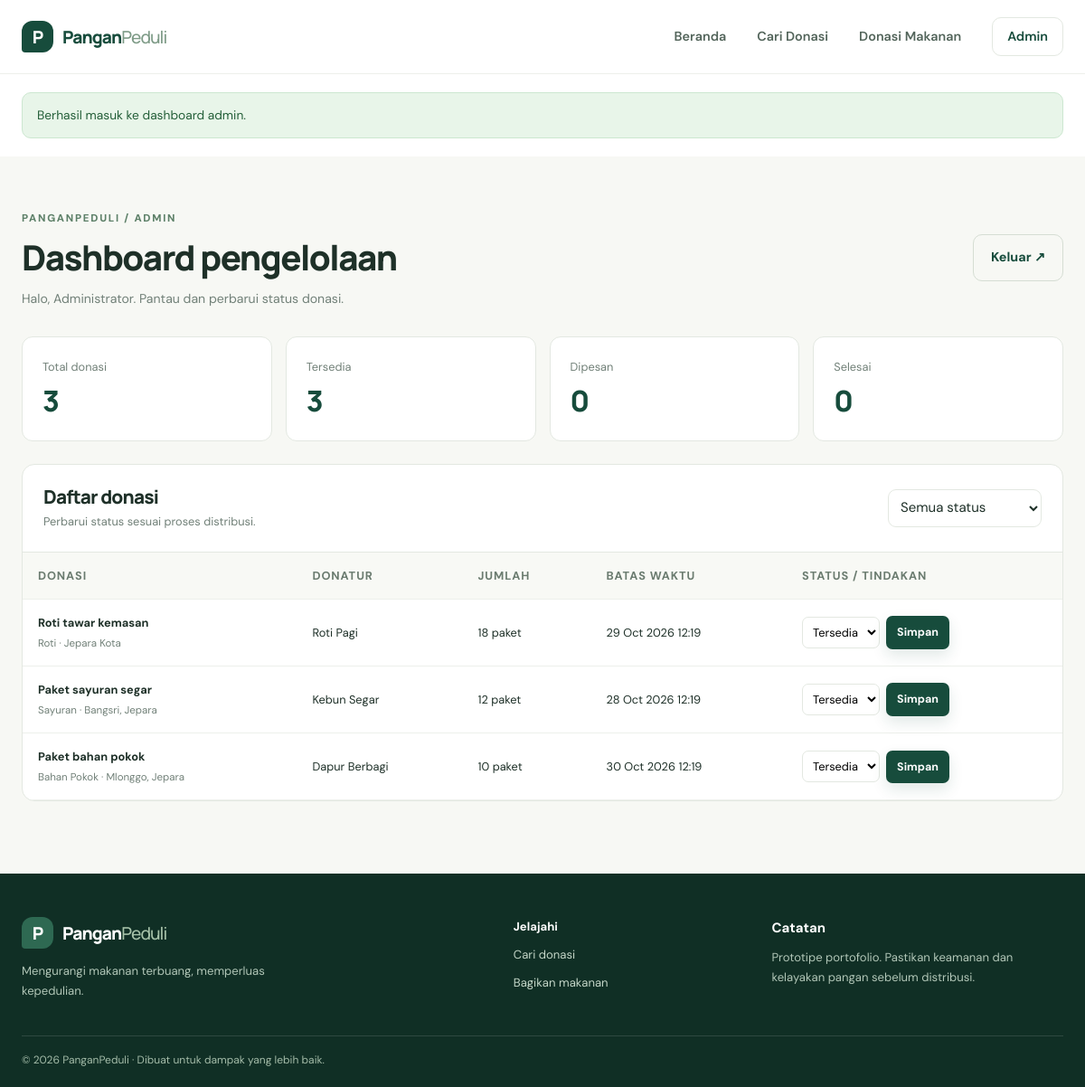
Page /admin/dashboard.php (signed in) on the committed database.
### tables this page shows
CREATE TABLE donations (
  id INT UNSIGNED AUTO_INCREMENT PRIMARY KEY,
  donor_name VARCHAR(100) NOT NULL,
  email VARCHAR(190) NOT NULL,
  title VARCHAR(120) NOT NULL,
  category ENUM('Buah','Sayuran','Roti','Makanan Siap Saji','Bahan Pokok','Lainnya') NOT NULL,
  quantity INT UNSIGNED NOT NULL,
  unit ENUM('porsi','paket','kg','buah','kotak','bungkus') NOT NULL DEFAULT 'porsi',
  location VARCHAR(180) NOT NULL,
  expiry_at DATETIME NOT NULL,
  description VARCHAR(1200) DEFAULT NULL,
  status ENUM('Tersedia','Dipesan','Diambil','Selesai','Ditolak') NOT NULL DEFAULT 'Tersedia',
  created_at TIMESTAMP DEFAULT CURRENT_TIMESTAMP,
  INDEX idx_status_expiry (status, expiry_at),
  INDEX idx_category (category),
  INDEX idx_created_at (created_at)
);

### includes/functions.php (called while the page is built, shortened)
<?php
function e(?string $value): string {
    return htmlspecialchars($value ?? '', ENT_QUOTES, 'UTF-8');
}

### admin/dashboard.php (the view, shortened to what this page needs)
<?php
require_once __DIR__ . '/../config/database.php';
require_once __DIR__ . '/../includes/functions.php';
$allowedStatuses = ['Tersedia','Dipesan','Diambil','Selesai','Ditolak'];
$counts = $pdo->query("SELECT COUNT(*) AS total, SUM(status='Tersedia') AS available, SUM(status='Selesai') AS completed, SUM(status='Dipesan') AS reserved FROM donations")->fetch();
$sql = 'SELECT id, title, donor_name, category, quantity, unit, location, expiry_at, status, created_at FROM donations';
$params = [];
$sql .= ' ORDER BY created_at DESC';
$stmt = $pdo->prepare($sql); $stmt->execute($params); $items = $stmt->fetchAll();
require __DIR__ . '/../includes/header.php';
?>
<section class="admin-page"><div class="container">
  <div class="admin-top"><div><span class="eyebrow">PANGANPEDULI / ADMIN</span><h1>Dashboard pengelolaan</h1><p>Halo, <?= e($_SESSION['admin_name'] ?? 'Admin') ?>. Pantau dan perbarui status donasi.</p></div><form action="logout.php" method="post"><input type="hidden" name="csrf_token" value="<?= e(csrf_token()) ?>"><button class="btn btn-ghost" type="submit">Keluar ↗</button></form></div>
  <div class="admin-stats"><div class="admin-stat"><span>Total donasi</span><strong><?= (int)$counts['total'] ?></strong></div><div class="admin-stat"><span>Tersedia</span><strong><?= (int)$counts['available'] ?></strong></div><div class="admin-stat"><span>Dipesan</span><strong><?= (int)$counts['reserved'] ?></strong></div><div class="admin-stat"><span>Selesai</span><strong><?= (int)$counts['completed'] ?></strong></div></div>
  <div class="admin-table-wrap"><div class="table-heading"><div><h2>Daftar donasi</h2><p>Perbarui status sesuai proses distribusi.</p></div><form method="get"><select name="status" onchange="this.form.submit()" aria-label="Filter status"><option value="">Semua status</option></select></form></div>
  <div class="table-scroll"><table><thead><tr><th>Donasi</th><th>Donatur</th><th>Jumlah</th><th>Batas waktu</th><th>Status / tindakan</th></tr></thead><tbody>
  <?php foreach ($items as $item): ?><tr><td><strong><?= e($item['title']) ?></strong><small><?= e($item['category']) ?> · <?= e($item['location']) ?></small></td><td><?= e($item['donor_name']) ?></td><td><?= (int)$item['quantity'] . ' ' . e($item['unit']) ?></td><td><?= date('d M Y H:i', strtotime($item['expiry_at'])) ?></td><td><form class="status-form" method="post"><input type="hidden" name="csrf_token" value="<?= e(csrf_token()) ?>"><input type="hidden" name="id" value="<?= (int)$item['id'] ?>"><select name="status" aria-label="Status donasi <?= e($item['title']) ?>"><?php foreach ($allowedStatuses as $s): ?><option value="<?= e($s) ?>" <?= $item['status']===$s?'selected':'' ?>><?= e($s) ?></option><?php endforeach; ?></select><button class="btn btn-small btn-primary" type="submit">Simpan</button></form></td></tr><?php endforeach; ?>
  </tbody></table></div></div>
</div></section>
<?php require __DIR__ . '/../includes/footer.php'; ?>

### assets/css/style.css (style rules this page uses)
:root { --green:#174c3c;--green-dark:#10382d;--green-mid:#2f7159;--mint:#e9f2eb;--cream:#f8f7f1;--cream2:#f0eee5;--ink:#1e3028;--muted:#718078;--line:#e3e8e1;--white:#fff;--gold:#e3b765;--shadow:0 16px 42px rgba(26,61,45,.08) }
* { box-sizing:border-box }
html { scroll-behavior:smooth }
body { margin:0;background:#fff;color:var(--ink);font-family:'DM Sans',sans-serif;font-size:15px;line-height:1.65 }
h1,h2,h3 { font-family:Manrope,sans-serif;line-height:1.2;letter-spacing:-.04em;margin:0;color:var(--ink) }
h1 { font-size:clamp(2.5rem,5vw,4.45rem);font-weight:800 }
h2 { font-size:clamp(1.8rem,3vw,2.65rem);font-weight:800 }
p { margin:0;color:var(--muted) }
button,input,select,textarea { font:inherit }
.container { width:min(1160px,calc(100% - 48px));margin-inline:auto }
.eyebrow { display:inline-flex;align-items:center;gap:9px;color:#5d8068;font-size:.72rem;font-weight:800;letter-spacing:.15em }
.btn { display:inline-flex;align-items:center;justify-content:center;gap:14px;border:1px solid transparent;border-radius:10px;padding:13px 19px;font-size:.9rem;font-weight:700;cursor:pointer;transition:transform .2s,background .2s }
.btn-primary { background:var(--green);color:#fff;box-shadow:0 7px 16px #174c3c20 }
.btn-ghost { background:transparent;border-color:#d5ddd3;color:var(--green) }
.btn-small { padding:7px 11px;font-size:.78rem;border-radius:7px }
.filter-bar select,.table-heading select { border:1px solid var(--line);border-radius:9px;padding:0 12px;background:#fff;color:var(--ink);min-width:170px }
.admin-page { background:#f7f8f4;padding:55px 0 80px;min-height:65vh }
.admin-top { display:flex;justify-content:space-between;align-items:center;gap:20px;margin-bottom:30px }
.admin-top h1 { font-size:2.4rem;margin:10px 0 }
.admin-top p { font-size:.88rem }
.admin-stats { display:grid;grid-template-columns:repeat(4,1fr);gap:15px;margin-bottom:25px }
.admin-stat { padding:22px;background:#fff;border:1px solid var(--line);border-radius:12px }
.admin-stat span,.admin-stat strong { display:block }
.admin-stat span { font-size:.8rem;color:var(--muted) }
.admin-stat strong { font:800 2rem Manrope,sans-serif;color:var(--green);margin-top:5px }
.admin-table-wrap { background:#fff;border:1px solid var(--line);border-radius:14px;overflow:hidden }
.table-heading { display:flex;align-items:center;justify-content:space-between;padding:23px;border-bottom:1px solid var(--line);gap:20px }
.table-heading h2 { font-size:1.3rem }
.table-heading p { font-size:.8rem;margin-top:4px }
.table-heading select { padding:9px }
.table-scroll { overflow-x:auto }
table { width:100%;border-collapse:collapse;min-width:800px;text-align:left }
th { background:#f8f9f5;color:#6a7b6f;font-size:.72rem;text-transform:uppercase;letter-spacing:.07em }
th,td { padding:15px 17px;border-bottom:1px solid #edf0eb;font-size:.8rem }
td strong,td small { display:block }
td small { font-size:.72rem;color:var(--muted);margin-top:3px }
.status-form { display:flex;align-items:center;gap:7px }
.status-form select { border:1px solid var(--line);border-radius:7px;padding:7px;max-width:120px;background:white }

### rows in the picture
donations: title "Roti tawar kemasan", category "Roti", location "Jepara Kota", donor_name "Roti Pagi", quantity "18", unit "paket", expiry_at "29 Oct 2026 12:19"
donations: title "Paket sayuran segar", category "Sayuran", location "Bangsri, Jepara", donor_name "Kebun Segar", quantity "12", unit "paket", expiry_at "28 Oct 2026 12:19"
donations: title "Paket bahan pokok", category "Bahan Pokok", location "Mlonggo, Jepara", donor_name "Dapur Berbagi", quantity "10", unit "paket", expiry_at "30 Oct 2026 12:19"

### other values in the picture
$flash['message'] "Berhasil masuk ke dashboard admin."
$_SESSION['admin_name'] "Administrator"
$counts['total'] "3"
$counts['available'] "3"
$counts['reserved'] "0"
$counts['completed'] "0"
form field status "Tersedia"
